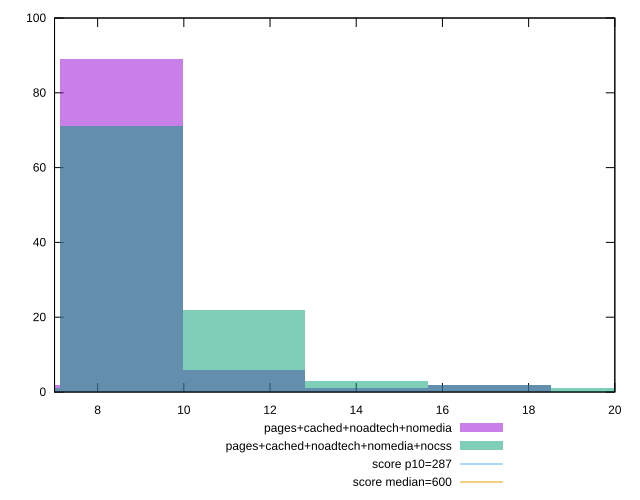

Reproduce this figure in gnuplot.
reset

$pagesCachedNoadtechNomedia <<EOF
14.243375736156445 1
8.546025441693867 89
11.394700588925156 6
5.697350294462578 2
17.092050883387735 2
EOF

$pagesCachedNoadtechNomediaNocss <<EOF
14.243375736156445 3
8.546025441693867 71
11.394700588925156 22
17.092050883387735 2
5.697350294462578 1
19.94072603061902 1
EOF

set key outside below
set boxwidth 2.848675147231289
set xrange [7:20]
set yrange [0:100]
set trange [0:100]
set style fill transparent solid 0.5 noborder

set parametric
set terminal svg size 640, 500 enhanced background rgb 'white'
set output "report_00018_2021-02-10T15-25-16.877Z/total-blocking-time/comparison/histogram/3_vs_4.svg"

plot $pagesCachedNoadtechNomedia title "pages+cached+noadtech+nomedia" with boxes, \
     $pagesCachedNoadtechNomediaNocss title "pages+cached+noadtech+nomedia+nocss" with boxes, \
     287,t title "score p10=287", \
     600,t title "score median=600"

reset
